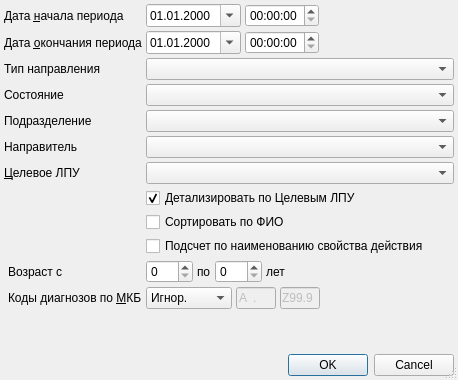
<?xml version="1.0" encoding="UTF-8"?>
<ui version="4.0">
 <class>ExternalDirectionsReportSetupDialog</class>
 <widget class="QDialog" name="ExternalDirectionsReportSetupDialog">
  <property name="windowModality">
   <enum>Qt::ApplicationModal</enum>
  </property>
  <property name="geometry">
   <rect>
    <x>0</x>
    <y>0</y>
    <width>458</width>
    <height>380</height>
   </rect>
  </property>
  <property name="windowTitle">
   <string>параметры отчёта</string>
  </property>
  <property name="sizeGripEnabled">
   <bool>true</bool>
  </property>
  <layout class="QGridLayout" name="gridLayout">
   <property name="margin">
    <number>4</number>
   </property>
   <property name="spacing">
    <number>4</number>
   </property>
   <item row="12" column="1">
    <spacer>
     <property name="orientation">
      <enum>Qt::Vertical</enum>
     </property>
     <property name="sizeHint" stdset="0">
      <size>
       <width>21</width>
       <height>21</height>
      </size>
     </property>
    </spacer>
   </item>
   <item row="0" column="4">
    <spacer>
     <property name="orientation">
      <enum>Qt::Horizontal</enum>
     </property>
     <property name="sizeHint" stdset="0">
      <size>
       <width>101</width>
       <height>20</height>
      </size>
     </property>
    </spacer>
   </item>
   <item row="0" column="0" colspan="2">
    <widget class="QLabel" name="lblBegDate">
     <property name="text">
      <string>Дата &amp;начала периода</string>
     </property>
     <property name="buddy">
      <cstring>edtBegDate</cstring>
     </property>
    </widget>
   </item>
   <item row="6" column="0" colspan="2">
    <widget class="QLabel" name="lblOrganisation">
     <property name="text">
      <string>&amp;Целевое ЛПУ</string>
     </property>
     <property name="buddy">
      <cstring>cmbOrganisation</cstring>
     </property>
    </widget>
   </item>
   <item row="0" column="3">
    <widget class="QTimeEdit" name="edtBegTime"/>
   </item>
   <item row="5" column="0" colspan="2">
    <widget class="QLabel" name="lblPerson">
     <property name="text">
      <string>Направитель</string>
     </property>
    </widget>
   </item>
   <item row="2" column="0" colspan="2">
    <widget class="QLabel" name="lblActionType">
     <property name="text">
      <string>Тип направления</string>
     </property>
    </widget>
   </item>
   <item row="8" column="2" colspan="3">
    <widget class="QCheckBox" name="chkSortFIO">
     <property name="text">
      <string>Сортировать по ФИО</string>
     </property>
    </widget>
   </item>
   <item row="7" column="2" colspan="3">
    <widget class="QCheckBox" name="chkDetalLPU">
     <property name="text">
      <string>Детализировать по Целевым ЛПУ</string>
     </property>
     <property name="checked">
      <bool>true</bool>
     </property>
    </widget>
   </item>
   <item row="1" column="4">
    <spacer>
     <property name="orientation">
      <enum>Qt::Horizontal</enum>
     </property>
     <property name="sizeHint" stdset="0">
      <size>
       <width>101</width>
       <height>20</height>
      </size>
     </property>
    </spacer>
   </item>
   <item row="1" column="2">
    <widget class="CDateEdit" name="edtEndDate">
     <property name="sizePolicy">
      <sizepolicy hsizetype="Maximum" vsizetype="Fixed">
       <horstretch>0</horstretch>
       <verstretch>0</verstretch>
      </sizepolicy>
     </property>
     <property name="minimumSize">
      <size>
       <width>95</width>
       <height>0</height>
      </size>
     </property>
     <property name="displayFormat">
      <string>dd.MM.yyyy</string>
     </property>
     <property name="calendarPopup">
      <bool>true</bool>
     </property>
    </widget>
   </item>
   <item row="4" column="0" colspan="2">
    <widget class="QLabel" name="lblOrgStructure">
     <property name="text">
      <string>Подразделение</string>
     </property>
    </widget>
   </item>
   <item row="0" column="2">
    <widget class="CDateEdit" name="edtBegDate">
     <property name="sizePolicy">
      <sizepolicy hsizetype="Maximum" vsizetype="Fixed">
       <horstretch>0</horstretch>
       <verstretch>0</verstretch>
      </sizepolicy>
     </property>
     <property name="minimumSize">
      <size>
       <width>95</width>
       <height>0</height>
      </size>
     </property>
     <property name="displayFormat">
      <string>dd.MM.yyyy</string>
     </property>
     <property name="calendarPopup">
      <bool>true</bool>
     </property>
    </widget>
   </item>
   <item row="5" column="2" colspan="3">
    <widget class="CPersonComboBox" name="cmbPerson"/>
   </item>
   <item row="4" column="2" colspan="3">
    <widget class="COrgStructureComboBox" name="cmbOrgStructure"/>
   </item>
   <item row="2" column="2" colspan="3">
    <widget class="QComboBox" name="cmbActionType"/>
   </item>
   <item row="6" column="2" colspan="3">
    <widget class="COrgIsMedicalComboBox" name="cmbOrganisation"/>
   </item>
   <item row="1" column="0" colspan="2">
    <widget class="QLabel" name="lblEndDate">
     <property name="text">
      <string>Дата &amp;окончания периода</string>
     </property>
     <property name="buddy">
      <cstring>edtEndDate</cstring>
     </property>
    </widget>
   </item>
   <item row="3" column="0" colspan="2">
    <widget class="QLabel" name="lblActionStatus">
     <property name="text">
      <string>Состояние</string>
     </property>
    </widget>
   </item>
   <item row="13" column="0" colspan="5">
    <widget class="QDialogButtonBox" name="buttonBox">
     <property name="orientation">
      <enum>Qt::Horizontal</enum>
     </property>
     <property name="standardButtons">
      <set>QDialogButtonBox::Cancel|QDialogButtonBox::Ok</set>
     </property>
    </widget>
   </item>
   <item row="3" column="2" colspan="3">
    <widget class="CActionStatusComboBox" name="cmbActionStatus"/>
   </item>
   <item row="1" column="3">
    <widget class="QTimeEdit" name="edtEndTime"/>
   </item>
   <item row="11" column="2" colspan="3">
    <layout class="QGridLayout" name="gridLayout_4">
     <item row="0" column="2">
      <widget class="CICDCodeEdit" name="edtMKBTo">
       <property name="enabled">
        <bool>false</bool>
       </property>
       <property name="sizePolicy">
        <sizepolicy hsizetype="Fixed" vsizetype="Fixed">
         <horstretch>0</horstretch>
         <verstretch>0</verstretch>
        </sizepolicy>
       </property>
       <property name="maximumSize">
        <size>
         <width>40</width>
         <height>16777215</height>
        </size>
       </property>
       <property name="inputMask">
        <string>a00.00; </string>
       </property>
       <property name="text">
        <string>Z99.9</string>
       </property>
       <property name="maxLength">
        <number>6</number>
       </property>
      </widget>
     </item>
     <item row="0" column="1">
      <widget class="CICDCodeEdit" name="edtMKBFrom">
       <property name="enabled">
        <bool>false</bool>
       </property>
       <property name="sizePolicy">
        <sizepolicy hsizetype="Fixed" vsizetype="Fixed">
         <horstretch>0</horstretch>
         <verstretch>0</verstretch>
        </sizepolicy>
       </property>
       <property name="maximumSize">
        <size>
         <width>40</width>
         <height>16777215</height>
        </size>
       </property>
       <property name="inputMask">
        <string>a00.00; </string>
       </property>
       <property name="text">
        <string>A.</string>
       </property>
       <property name="maxLength">
        <number>6</number>
       </property>
      </widget>
     </item>
     <item row="0" column="0">
      <widget class="QComboBox" name="cmbMKBFilter">
       <item>
        <property name="text">
         <string>Игнор.</string>
        </property>
       </item>
       <item>
        <property name="text">
         <string>Интервал</string>
        </property>
       </item>
      </widget>
     </item>
     <item row="0" column="3">
      <spacer name="horizontalSpacer">
       <property name="orientation">
        <enum>Qt::Horizontal</enum>
       </property>
       <property name="sizeHint" stdset="0">
        <size>
         <width>40</width>
         <height>20</height>
        </size>
       </property>
      </spacer>
     </item>
    </layout>
   </item>
   <item row="10" column="1">
    <widget class="QLabel" name="lblAge">
     <property name="text">
      <string>Возраст с</string>
     </property>
     <property name="buddy">
      <cstring>edtAgeFrom</cstring>
     </property>
    </widget>
   </item>
   <item row="10" column="2" colspan="3">
    <layout class="QGridLayout" name="gridLayout_5">
     <item row="0" column="0">
      <widget class="QSpinBox" name="edtAgeFrom">
       <property name="sizePolicy">
        <sizepolicy hsizetype="Maximum" vsizetype="Fixed">
         <horstretch>0</horstretch>
         <verstretch>0</verstretch>
        </sizepolicy>
       </property>
       <property name="maximum">
        <number>150</number>
       </property>
      </widget>
     </item>
     <item row="0" column="1">
      <widget class="QLabel" name="lblAgeTo">
       <property name="sizePolicy">
        <sizepolicy hsizetype="Maximum" vsizetype="Preferred">
         <horstretch>0</horstretch>
         <verstretch>0</verstretch>
        </sizepolicy>
       </property>
       <property name="text">
        <string>по</string>
       </property>
       <property name="buddy">
        <cstring>edtAgeTo</cstring>
       </property>
      </widget>
     </item>
     <item row="0" column="2">
      <widget class="QSpinBox" name="edtAgeTo">
       <property name="sizePolicy">
        <sizepolicy hsizetype="Maximum" vsizetype="Fixed">
         <horstretch>0</horstretch>
         <verstretch>0</verstretch>
        </sizepolicy>
       </property>
       <property name="maximum">
        <number>150</number>
       </property>
      </widget>
     </item>
     <item row="0" column="3">
      <widget class="QLabel" name="lblAgeYears">
       <property name="text">
        <string>лет</string>
       </property>
       <property name="buddy">
        <cstring>edtAgeTo</cstring>
       </property>
      </widget>
     </item>
    </layout>
   </item>
   <item row="11" column="1">
    <widget class="QLabel" name="lblMKBFilter">
     <property name="text">
      <string>Коды диагнозов по &amp;МКБ</string>
     </property>
     <property name="buddy">
      <cstring>cmbMKBFilter</cstring>
     </property>
    </widget>
   </item>
   <item row="9" column="2" colspan="3">
    <widget class="QCheckBox" name="chkCalculationNotes">
     <property name="text">
      <string>Подсчет по наименованию свойства действия</string>
     </property>
    </widget>
   </item>
  </layout>
 </widget>
 <customwidgets>
  <customwidget>
   <class>CDateEdit</class>
   <extends>QDateEdit</extends>
   <header>library/DateEdit</header>
  </customwidget>
  <customwidget>
   <class>CPersonComboBox</class>
   <extends>QComboBox</extends>
   <header>Orgs/PersonComboBox.h</header>
  </customwidget>
  <customwidget>
   <class>COrgIsMedicalComboBox</class>
   <extends>QComboBox</extends>
   <header>Orgs/OrgComboBox.h</header>
  </customwidget>
  <customwidget>
   <class>COrgStructureComboBox</class>
   <extends>QComboBox</extends>
   <header>Orgs/OrgStructComboBoxes.h</header>
  </customwidget>
  <customwidget>
   <class>CActionStatusComboBox</class>
   <extends>QComboBox</extends>
   <header location="global">Events/ActionStatus.h</header>
  </customwidget>
  <customwidget>
   <class>CICDCodeEdit</class>
   <extends>QLineEdit</extends>
   <header>library/ICDCodeEdit.h</header>
  </customwidget>
 </customwidgets>
 <tabstops>
  <tabstop>edtBegDate</tabstop>
  <tabstop>edtBegTime</tabstop>
  <tabstop>edtEndDate</tabstop>
  <tabstop>edtEndTime</tabstop>
  <tabstop>cmbActionType</tabstop>
  <tabstop>cmbActionStatus</tabstop>
  <tabstop>cmbOrgStructure</tabstop>
  <tabstop>cmbPerson</tabstop>
  <tabstop>cmbOrganisation</tabstop>
  <tabstop>chkDetalLPU</tabstop>
  <tabstop>chkSortFIO</tabstop>
  <tabstop>chkCalculationNotes</tabstop>
  <tabstop>edtAgeFrom</tabstop>
  <tabstop>edtAgeTo</tabstop>
  <tabstop>cmbMKBFilter</tabstop>
  <tabstop>edtMKBFrom</tabstop>
  <tabstop>edtMKBTo</tabstop>
  <tabstop>buttonBox</tabstop>
 </tabstops>
 <resources/>
 <connections>
  <connection>
   <sender>buttonBox</sender>
   <signal>accepted()</signal>
   <receiver>ExternalDirectionsReportSetupDialog</receiver>
   <slot>accept()</slot>
   <hints>
    <hint type="sourcelabel">
     <x>190</x>
     <y>252</y>
    </hint>
    <hint type="destinationlabel">
     <x>119</x>
     <y>239</y>
    </hint>
   </hints>
  </connection>
  <connection>
   <sender>buttonBox</sender>
   <signal>rejected()</signal>
   <receiver>ExternalDirectionsReportSetupDialog</receiver>
   <slot>reject()</slot>
   <hints>
    <hint type="sourcelabel">
     <x>241</x>
     <y>252</y>
    </hint>
    <hint type="destinationlabel">
     <x>316</x>
     <y>234</y>
    </hint>
   </hints>
  </connection>
 </connections>
</ui>
